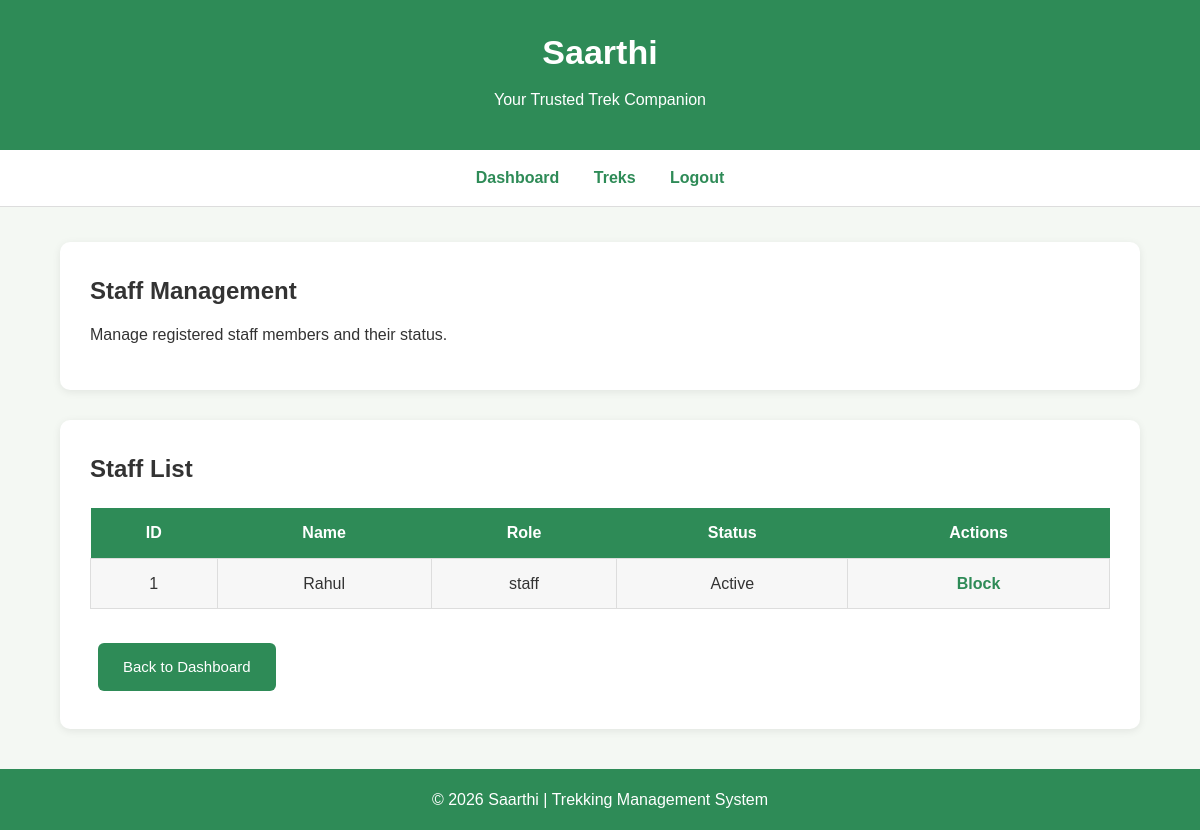
The page /staff (signed in) on the database as committed earlier.
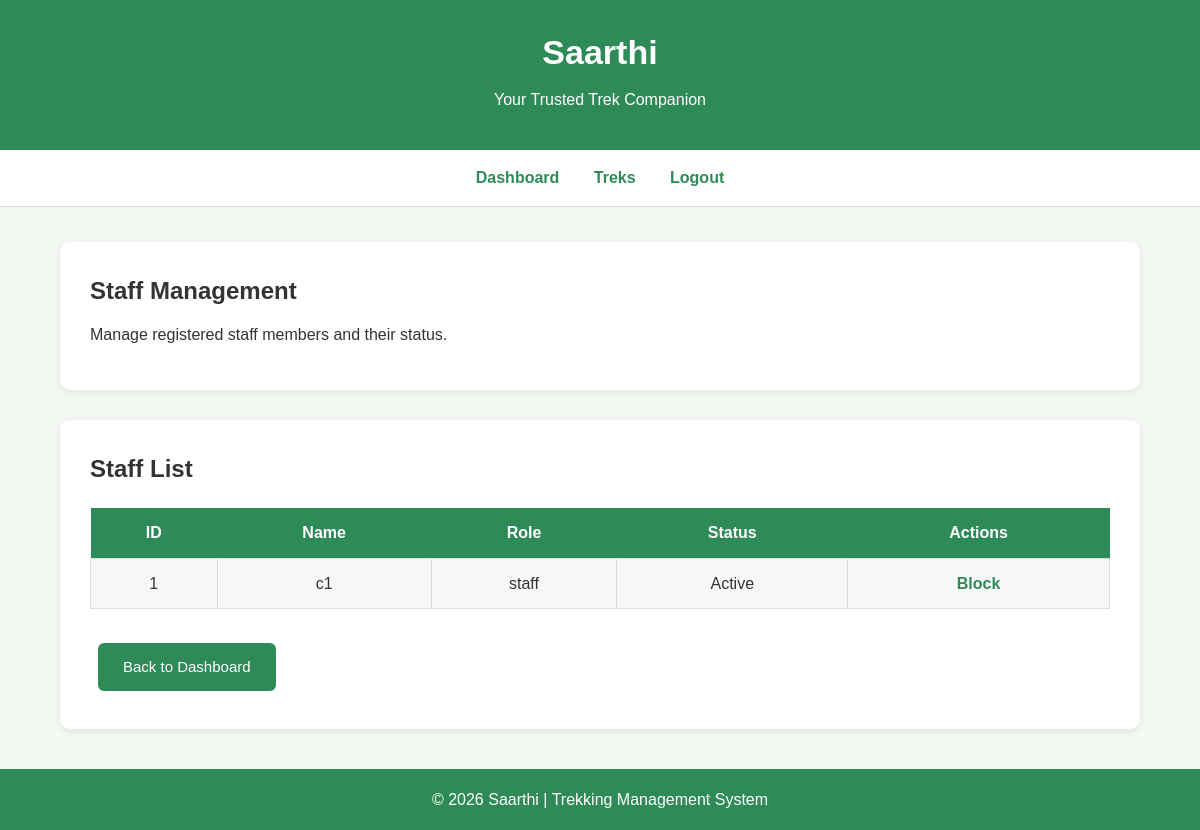
The same page on the database as committed later.
### app.py (models this page shows)
class Staff(db.Model):
    id = db.Column(db.Integer, primary_key=True)
    name = db.Column(db.String(100), nullable=False)
    role = db.Column(db.String(20), nullable=False)
    status = db.Column(db.String(20), default="pending")
    treks = db.relationship('Trekking_table', backref='staff', lazy=True)

### app.py (the view)
@app.route("/staff")
def staff():
    if "user_id" not in session:
        return redirect("/login")
    if session.get("role") != "admin":
        return "Access Denied"
    staff_members = Staff.query.all()
    return render_template(
        "Admin/staff.html",
        staff_members=staff_members
    )

### templates/Admin/staff.html (shortened to what this page needs)
<!doctype html>
<html lang="en">
  <head>
    <link
      rel="stylesheet"
      href="{{ url_for('static', filename='css/style.css') }}"
    />
  </head>
  <body>
    <header>
      <h1>Saarthi</h1>
      <p>Your Trusted Trek Companion</p>
    </header>
    <nav>
      <a href="/admin_dashboard">Dashboard</a>
      <a href="/treks">Treks</a>
      <a href="/logout">Logout</a>
    </nav>
    <div class="container">
      <div class="card">
        <h2>Staff Management</h2>
        <p>Manage registered staff members and their status.</p>
      </div>
      <div class="card">
        <h2>Staff List</h2>
        {% if staff_members %}
        <table>
          <tr>
            <th>ID</th>
            <th>Name</th>
            <th>Role</th>
            <th>Status</th>
            <th>Actions</th>
          </tr>
          {% for staff in staff_members %}
          <tr>
            <td>{{ staff.id }}</td>
            <td>{{ staff.name }}</td>
            <td>{{ staff.role }}</td>
            <td>
              {% if staff.status|lower == "active" %}
              <span class="status active"> Active </span>
              {% elif staff.status|lower == "pending" %}
              <span class="status pending"> Pending </span>
              {% elif staff.status|lower == "blocked" %}
              <span class="status blocked"> Blocked </span>
              {% elif staff.status|lower == "rejected" %}
              <span class="status blocked"> Rejected </span>
              {% else %} {{ staff.status }} {% endif %}
            </td>
            <td>
              {% if staff.status|lower == "active" %}
              <a href="/block_staff/{{ staff.id }}"> Block </a>
              {% elif staff.status|lower == "blocked" %}
              <a href="/unblock_staff/{{ staff.id }}"> Unblock </a>
              {% elif staff.status|lower == "pending" %}
              <a href="/approve_staff"> Approve </a>
              {% elif staff.status|lower == "rejected" %}
              <a href="/approve_staff"> Approve </a>
              {% endif %}
            </td>
          </tr>
          {% endfor %}
        </table>
        {% else %}
        <p>No staff members found.</p>
        {% endif %}
        <br />
        <a href="/admin_dashboard" class="btn"> Back to Dashboard </a>
      </div>
    </div>
    <footer>© 2026 Saarthi | Trekking Management System</footer>
  </body>
</html>

Rows that differ between the two databases and show on the page:
changed Staff "staff": name "Rahul" → "c1"
